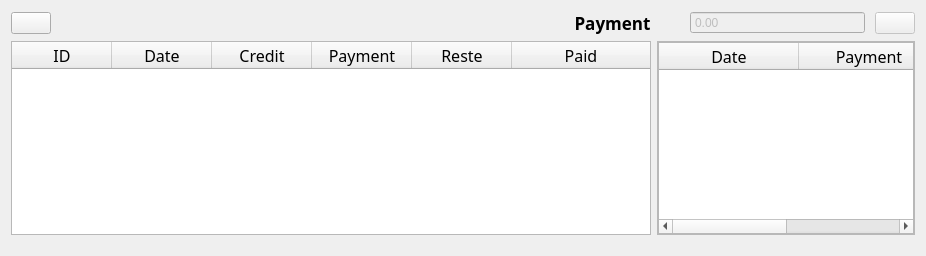
               <widget class="QWidget" name="details_page">
                <layout class="QVBoxLayout" name="verticalLayout_12">
                 <item alignment="Qt::AlignTop">
                  <widget class="QFrame" name="frame_3">
                   <layout class="QHBoxLayout" name="horizontalLayout_12">
                    <property name="spacing">
                     <number>5</number>
                    </property>
                    <property name="leftMargin">
                     <number>0</number>
                    </property>
                    <property name="topMargin">
                     <number>0</number>
                    </property>
                    <property name="rightMargin">
                     <number>0</number>
                    </property>
                    <property name="bottomMargin">
                     <number>0</number>
                    </property>
                    <item>
                     <widget class="QPushButton" name="pushButtonMainPage">
                      <property name="toolTip">
                       <string>Return To Main Table</string>
                      </property>
                      <property name="text">
                       <string/>
                      </property>
                      <property name="icon">
                       <iconset resource="../resource.qrc">
                        <normaloff>:/icons/assets/icons/arrow-left.svg</normaloff>:/icons/assets/icons/arrow-left.svg</iconset>
                      </property>
                      <property name="iconSize">
                       <size>
                        <width>30</width>
                        <height>30</height>
                       </size>
                      </property>
                     </widget>
                    </item>
                    <item>
                     <spacer name="horizontalSpacer_5">
                      <property name="orientation">
                       <enum>Qt::Horizontal</enum>
                      </property>
                      <property name="sizeType">
                       <enum>QSizePolicy::Expanding</enum>
                      </property>
                      <property name="sizeHint" stdset="0">
                       <size>
                        <width>201</width>
                        <height>20</height>
                       </size>
                      </property>
                     </spacer>
                    </item>
                    <item>
                     <widget class="QFrame" name="paymentFrame">
                      <property name="minimumSize">
                       <size>
                        <width>370</width>
                        <height>0</height>
                       </size>
                      </property>
                      <property name="maximumSize">
                       <size>
                        <width>16777215</width>
                        <height>16777215</height>
                       </size>
                      </property>
                      <layout class="QHBoxLayout" name="horizontalLayout_11">
                       <property name="spacing">
                        <number>10</number>
                       </property>
                       <property name="sizeConstraint">
                        <enum>QLayout::SetDefaultConstraint</enum>
                       </property>
                       <property name="leftMargin">
                        <number>0</number>
                       </property>
                       <property name="topMargin">
                        <number>0</number>
                       </property>
                       <property name="rightMargin">
                        <number>0</number>
                       </property>
                       <property name="bottomMargin">
                        <number>0</number>
                       </property>
                       <item>
                        <widget class="QLabel" name="labelPaymentTitle">
                         <property name="maximumSize">
                          <size>
                           <width>16777215</width>
                           <height>16777215</height>
                          </size>
                         </property>
                         <property name="font">
                          <font>
                           <family>Monaco</family>
                           <pointsize>13</pointsize>
                           <weight>75</weight>
                           <bold>true</bold>
                          </font>
                         </property>
                         <property name="text">
                          <string>Payment</string>
                         </property>
                         <property name="alignment">
                          <set>Qt::AlignCenter</set>
                         </property>
                        </widget>
                       </item>
                       <item>
                        <widget class="QDoubleSpinBox" name="doubleSpinBoxPayment">
                         <property name="enabled">
                          <bool>false</bool>
                         </property>
                         <property name="minimumSize">
                          <size>
                           <width>175</width>
                           <height>0</height>
                          </size>
                         </property>
                         <property name="toolTip">
                          <string>شحال تدفع</string>
                         </property>
                         <property name="buttonSymbols">
                          <enum>QAbstractSpinBox::NoButtons</enum>
                         </property>
                         <property name="maximum">
                          <double>10000000.000000000000000</double>
                         </property>
                        </widget>
                       </item>
                       <item>
                        <widget class="QPushButton" name="pushButtonAddPayment">
                         <property name="enabled">
                          <bool>false</bool>
                         </property>
                         <property name="sizePolicy">
                          <sizepolicy hsizetype="Maximum" vsizetype="Fixed">
                           <horstretch>0</horstretch>
                           <verstretch>0</verstretch>
                          </sizepolicy>
                         </property>
                         <property name="maximumSize">
                          <size>
                           <width>16777215</width>
                           <height>16777215</height>
                          </size>
                         </property>
                         <property name="text">
                          <string/>
                         </property>
                         <property name="icon">
                          <iconset resource="../resource.qrc">
                           <normaloff>:/icons/assets/icons/check.svg</normaloff>:/icons/assets/icons/check.svg</iconset>
                         </property>
                         <property name="iconSize">
                          <size>
                           <width>20</width>
                           <height>20</height>
                          </size>
                         </property>
                        </widget>
                       </item>
                      </layout>
                     </widget>
                    </item>
                   </layout>
                  </widget>
                 </item>
                 <item>
                  <layout class="QHBoxLayout" name="horizontalLayout_9">
                   <property name="bottomMargin">
                    <number>10</number>
                   </property>
                   <item>
                    <widget class="QTableWidget" name="tableWidgetDetails">
                     <property name="minimumSize">
                      <size>
                       <width>640</width>
                       <height>0</height>
                      </size>
                     </property>
                     <property name="font">
                      <font>
                       <family>Monaco</family>
                       <pointsize>12</pointsize>
                      </font>
                     </property>
                     <property name="editTriggers">
                      <set>QAbstractItemView::NoEditTriggers</set>
                     </property>
                     <property name="alternatingRowColors">
                      <bool>true</bool>
                     </property>
                     <property name="selectionMode">
                      <enum>QAbstractItemView::ExtendedSelection</enum>
                     </property>
                     <property name="selectionBehavior">
                      <enum>QAbstractItemView::SelectRows</enum>
                     </property>
                     <property name="gridStyle">
                      <enum>Qt::DashLine</enum>
                     </property>
                     <property name="columnCount">
                      <number>6</number>
                     </property>
                     <attribute name="horizontalHeaderDefaultSectionSize">
                      <number>100</number>
                     </attribute>
                     <attribute name="horizontalHeaderStretchLastSection">
                      <bool>true</bool>
                     </attribute>
                     <attribute name="verticalHeaderVisible">
                      <bool>false</bool>
                     </attribute>
                     <column>
                      <property name="text">
                       <string>ID</string>
                      </property>
                     </column>
                     <column>
                      <property name="text">
                       <string>Date</string>
                      </property>
                     </column>
                     <column>
                      <property name="text">
                       <string>Credit</string>
                      </property>
                     </column>
                     <column>
                      <property name="text">
                       <string>Payment</string>
                      </property>
                     </column>
                     <column>
                      <property name="text">
                       <string>Reste</string>
                      </property>
                     </column>
                     <column>
                      <property name="text">
                       <string>Paid</string>
                      </property>
                     </column>
                    </widget>
                   </item>
                   <item>
                    <widget class="QFrame" name="versementDetailFrame">
                     <property name="maximumSize">
                      <size>
                       <width>370</width>
                       <height>16777215</height>
                      </size>
                     </property>
                     <property name="frameShape">
                      <enum>QFrame::StyledPanel</enum>
                     </property>
                     <property name="frameShadow">
                      <enum>QFrame::Raised</enum>
                     </property>
                     <layout class="QVBoxLayout" name="verticalLayout_7">
                      <property name="spacing">
                       <number>0</number>
                      </property>
                      <property name="leftMargin">
                       <number>0</number>
                      </property>
                      <property name="topMargin">
                       <number>0</number>
                      </property>
                      <property name="rightMargin">
                       <number>0</number>
                      </property>
                      <property name="bottomMargin">
                       <number>0</number>
                      </property>
                      <item>
                       <widget class="QTableWidget" name="tableWidgetPayement">
                        <property name="font">
                         <font>
                          <family>Monaco</family>
                          <pointsize>12</pointsize>
                         </font>
                        </property>
                        <property name="editTriggers">
                         <set>QAbstractItemView::NoEditTriggers</set>
                        </property>
                        <property name="alternatingRowColors">
                         <bool>true</bool>
                        </property>
                        <attribute name="horizontalHeaderDefaultSectionSize">
                         <number>140</number>
                        </attribute>
                        <attribute name="horizontalHeaderStretchLastSection">
                         <bool>true</bool>
                        </attribute>
                        <column>
                         <property name="text">
                          <string>Date</string>
                         </property>
                        </column>
                        <column>
                         <property name="text">
                          <string>Payment</string>
                         </property>
                        </column>
                       </widget>
                      </item>
                     </layout>
                    </widget>
                   </item>
                  </layout>
                 </item>
                </layout>
               </widget>
